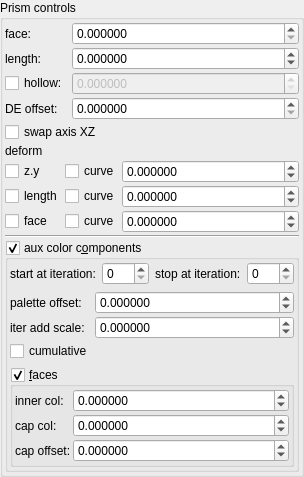
    <widget class="QGroupBox" name="groupBox">
     <property name="title">
      <string>Prism controls</string>
     </property>
     <layout class="QVBoxLayout" name="verticalLayout_3" stretch="0,0,0,0,0">
      <property name="spacing">
       <number>2</number>
      </property>
      <property name="leftMargin">
       <number>2</number>
      </property>
      <property name="topMargin">
       <number>2</number>
      </property>
      <property name="rightMargin">
       <number>2</number>
      </property>
      <property name="bottomMargin">
       <number>2</number>
      </property>
      <item>
       <layout class="QGridLayout" name="gridLayout_14" columnstretch="0,0,1">
        <property name="spacing">
         <number>2</number>
        </property>
        <item row="1" column="2">
         <widget class="MyDoubleSpinBox" name="spinbox_transf_offset_1">
          <property name="sizePolicy">
           <sizepolicy hsizetype="Minimum" vsizetype="Maximum">
            <horstretch>0</horstretch>
            <verstretch>0</verstretch>
           </sizepolicy>
          </property>
          <property name="prefix">
           <string/>
          </property>
          <property name="suffix">
           <string/>
          </property>
          <property name="decimals">
           <number>6</number>
          </property>
          <property name="minimum">
           <double>-100000.000000000000000</double>
          </property>
          <property name="maximum">
           <double>100000.000000000000000</double>
          </property>
          <property name="singleStep">
           <double>0.100000000000000</double>
          </property>
         </widget>
        </item>
        <item row="0" column="2">
         <widget class="MyDoubleSpinBox" name="spinbox_transf_offset_05">
          <property name="sizePolicy">
           <sizepolicy hsizetype="Minimum" vsizetype="Maximum">
            <horstretch>0</horstretch>
            <verstretch>0</verstretch>
           </sizepolicy>
          </property>
          <property name="prefix">
           <string/>
          </property>
          <property name="suffix">
           <string/>
          </property>
          <property name="decimals">
           <number>6</number>
          </property>
          <property name="minimum">
           <double>0.000000000000000</double>
          </property>
          <property name="maximum">
           <double>99.998999999999995</double>
          </property>
          <property name="singleStep">
           <double>0.100000000000000</double>
          </property>
         </widget>
        </item>
        <item row="2" column="2">
         <widget class="MyDoubleSpinBox" name="spinbox_transf_offset_p01">
          <property name="enabled">
           <bool>false</bool>
          </property>
          <property name="sizePolicy">
           <sizepolicy hsizetype="Minimum" vsizetype="Maximum">
            <horstretch>0</horstretch>
            <verstretch>0</verstretch>
           </sizepolicy>
          </property>
          <property name="prefix">
           <string/>
          </property>
          <property name="suffix">
           <string/>
          </property>
          <property name="decimals">
           <number>6</number>
          </property>
          <property name="minimum">
           <double>0.000000000000000</double>
          </property>
          <property name="maximum">
           <double>99.998999999999995</double>
          </property>
          <property name="singleStep">
           <double>0.010000000000000</double>
          </property>
         </widget>
        </item>
        <item row="2" column="0">
         <widget class="MyCheckBox" name="checkBox_transf_function_enabled_false">
          <property name="text">
           <string>hollow:</string>
          </property>
         </widget>
        </item>
        <item row="0" column="0" colspan="2">
         <widget class="QLabel" name="label_110">
          <property name="text">
           <string>face:</string>
          </property>
         </widget>
        </item>
        <item row="1" column="0" colspan="2">
         <widget class="QLabel" name="label_109">
          <property name="text">
           <string>length:</string>
          </property>
         </widget>
        </item>
        <item row="3" column="2">
         <widget class="MyDoubleSpinBox" name="spinbox_analyticDE_offset_0">
          <property name="sizePolicy">
           <sizepolicy hsizetype="Minimum" vsizetype="Maximum">
            <horstretch>0</horstretch>
            <verstretch>0</verstretch>
           </sizepolicy>
          </property>
          <property name="prefix">
           <string/>
          </property>
          <property name="suffix">
           <string/>
          </property>
          <property name="decimals">
           <number>6</number>
          </property>
          <property name="minimum">
           <double>0.000000000000000</double>
          </property>
          <property name="maximum">
           <double>99.989999999999995</double>
          </property>
          <property name="singleStep">
           <double>0.100000000000000</double>
          </property>
         </widget>
        </item>
        <item row="3" column="0">
         <widget class="QLabel" name="label_111">
          <property name="text">
           <string>DE offset:</string>
          </property>
         </widget>
        </item>
       </layout>
      </item>
      <item>
       <widget class="MyCheckBox" name="checkBox_transf_function_enabledSw_false">
        <property name="text">
         <string>swap axis XZ</string>
        </property>
       </widget>
      </item>
      <item>
       <layout class="QGridLayout" name="gridLayout_7" columnstretch="0,0,1">
        <property name="spacing">
         <number>2</number>
        </property>
        <item row="1" column="0">
         <widget class="MyCheckBox" name="checkBox_transf_function_enabledM_false">
          <property name="text">
           <string notr="true">z.y</string>
          </property>
         </widget>
        </item>
        <item row="3" column="0">
         <widget class="MyCheckBox" name="checkBox_transf_function_enabledO_false">
          <property name="text">
           <string>face</string>
          </property>
         </widget>
        </item>
        <item row="2" column="0">
         <widget class="MyCheckBox" name="checkBox_transf_function_enabledN_false">
          <property name="text">
           <string>length</string>
          </property>
         </widget>
        </item>
        <item row="3" column="2">
         <widget class="MyDoubleSpinBox" name="spinbox_transf_scaleB_0">
          <property name="sizePolicy">
           <sizepolicy hsizetype="Minimum" vsizetype="Maximum">
            <horstretch>0</horstretch>
            <verstretch>0</verstretch>
           </sizepolicy>
          </property>
          <property name="prefix">
           <string/>
          </property>
          <property name="suffix">
           <string/>
          </property>
          <property name="decimals">
           <number>6</number>
          </property>
          <property name="minimum">
           <double>-99.998999999999995</double>
          </property>
          <property name="maximum">
           <double>99.998999999999995</double>
          </property>
          <property name="singleStep">
           <double>0.100000000000000</double>
          </property>
         </widget>
        </item>
        <item row="2" column="1">
         <widget class="MyCheckBox" name="checkBox_transf_function_enabledCy_false">
          <property name="text">
           <string>curve</string>
          </property>
         </widget>
        </item>
        <item row="2" column="2">
         <widget class="MyDoubleSpinBox" name="spinbox_transf_scaleA_0">
          <property name="sizePolicy">
           <sizepolicy hsizetype="Minimum" vsizetype="Maximum">
            <horstretch>0</horstretch>
            <verstretch>0</verstretch>
           </sizepolicy>
          </property>
          <property name="prefix">
           <string/>
          </property>
          <property name="suffix">
           <string/>
          </property>
          <property name="decimals">
           <number>6</number>
          </property>
          <property name="minimum">
           <double>-99.998999999999995</double>
          </property>
          <property name="maximum">
           <double>99.998999999999995</double>
          </property>
          <property name="singleStep">
           <double>0.100000000000000</double>
          </property>
         </widget>
        </item>
        <item row="3" column="1">
         <widget class="MyCheckBox" name="checkBox_transf_function_enabledCz_false">
          <property name="text">
           <string>curve</string>
          </property>
         </widget>
        </item>
        <item row="1" column="1">
         <widget class="MyCheckBox" name="checkBox_transf_function_enabledCx_false">
          <property name="text">
           <string>curve</string>
          </property>
         </widget>
        </item>
        <item row="1" column="2">
         <widget class="MyDoubleSpinBox" name="spinbox_transf_scale_0">
          <property name="sizePolicy">
           <sizepolicy hsizetype="Minimum" vsizetype="Maximum">
            <horstretch>0</horstretch>
            <verstretch>0</verstretch>
           </sizepolicy>
          </property>
          <property name="prefix">
           <string/>
          </property>
          <property name="suffix">
           <string/>
          </property>
          <property name="decimals">
           <number>6</number>
          </property>
          <property name="minimum">
           <double>-99.998999999999995</double>
          </property>
          <property name="maximum">
           <double>99.998999999999995</double>
          </property>
          <property name="singleStep">
           <double>0.100000000000000</double>
          </property>
         </widget>
        </item>
        <item row="0" column="0">
         <widget class="QLabel" name="label_115">
          <property name="text">
           <string>deform</string>
          </property>
         </widget>
        </item>
       </layout>
      </item>
      <item>
       <widget class="Line" name="line_3">
        <property name="orientation">
         <enum>Qt::Horizontal</enum>
        </property>
       </widget>
      </item>
      <item>
       <widget class="MyGroupBox" name="groupCheck_fold_color_aux_color_enabled_false">
        <property name="title">
         <string>aux color c&amp;omponents</string>
        </property>
        <property name="checkable">
         <bool>true</bool>
        </property>
        <layout class="QVBoxLayout" name="verticalLayout_11">
         <property name="leftMargin">
          <number>2</number>
         </property>
         <property name="topMargin">
          <number>2</number>
         </property>
         <property name="rightMargin">
          <number>2</number>
         </property>
         <property name="bottomMargin">
          <number>2</number>
         </property>
         <item>
          <layout class="QHBoxLayout" name="horizontalLayout_21" stretch="0,1,0,1">
           <item>
            <widget class="QLabel" name="label_102">
             <property name="text">
              <string>start at iteration:</string>
             </property>
            </widget>
           </item>
           <item>
            <widget class="MySpinBox" name="spinboxInt_fold_color_start_iterations_A">
             <property name="sizePolicy">
              <sizepolicy hsizetype="Minimum" vsizetype="Maximum">
               <horstretch>0</horstretch>
               <verstretch>0</verstretch>
              </sizepolicy>
             </property>
             <property name="minimum">
              <number>0</number>
             </property>
             <property name="maximum">
              <number>999</number>
             </property>
             <property name="value">
              <number>0</number>
             </property>
            </widget>
           </item>
           <item>
            <widget class="QLabel" name="label_74">
             <property name="text">
              <string>stop at iteration:</string>
             </property>
            </widget>
           </item>
           <item>
            <widget class="MySpinBox" name="spinboxInt_fold_color_stop_iterations_A">
             <property name="sizePolicy">
              <sizepolicy hsizetype="Preferred" vsizetype="Maximum">
               <horstretch>0</horstretch>
               <verstretch>0</verstretch>
              </sizepolicy>
             </property>
             <property name="maximum">
              <number>999</number>
             </property>
            </widget>
           </item>
          </layout>
         </item>
         <item>
          <layout class="QGridLayout" name="gridLayout_25" columnstretch="0,1">
           <property name="spacing">
            <number>2</number>
           </property>
           <item row="1" column="1">
            <widget class="MyDoubleSpinBox" name="spinbox4_fold_color_difs_0000_y">
             <property name="sizePolicy">
              <sizepolicy hsizetype="Minimum" vsizetype="Maximum">
               <horstretch>0</horstretch>
               <verstretch>0</verstretch>
              </sizepolicy>
             </property>
             <property name="prefix">
              <string/>
             </property>
             <property name="suffix">
              <string/>
             </property>
             <property name="decimals">
              <number>6</number>
             </property>
             <property name="minimum">
              <double>-99.998999999999995</double>
             </property>
             <property name="maximum">
              <double>99.998999999999995</double>
             </property>
             <property name="singleStep">
              <double>0.100000000000000</double>
             </property>
            </widget>
           </item>
           <item row="2" column="0">
            <widget class="QLabel" name="label_15">
             <property name="text">
              <string>iter add scale:</string>
             </property>
            </widget>
           </item>
           <item row="1" column="0">
            <widget class="QLabel" name="label_17">
             <property name="text">
              <string>palette offset:</string>
             </property>
            </widget>
           </item>
           <item row="2" column="1">
            <widget class="MyDoubleSpinBox" name="spinbox_fold_color_difs0">
             <property name="sizePolicy">
              <sizepolicy hsizetype="Minimum" vsizetype="Maximum">
               <horstretch>0</horstretch>
               <verstretch>0</verstretch>
              </sizepolicy>
             </property>
             <property name="prefix">
              <string/>
             </property>
             <property name="suffix">
              <string/>
             </property>
             <property name="decimals">
              <number>6</number>
             </property>
             <property name="minimum">
              <double>-99.998999999999995</double>
             </property>
             <property name="maximum">
              <double>99.998999999999995</double>
             </property>
             <property name="singleStep">
              <double>0.100000000000000</double>
             </property>
            </widget>
           </item>
           <item row="3" column="0">
            <widget class="MyCheckBox" name="checkBox_fold_color_aux_color_enabledB_false">
             <property name="text">
              <string notr="true">cumulative</string>
             </property>
            </widget>
           </item>
          </layout>
         </item>
         <item>
          <widget class="MyGroupBox" name="groupCheck_fold_color_aux_color_enabledA_false">
           <property name="title">
            <string>&amp;faces</string>
           </property>
           <property name="checkable">
            <bool>true</bool>
           </property>
           <layout class="QVBoxLayout" name="verticalLayout_15" stretch="0">
            <property name="spacing">
             <number>2</number>
            </property>
            <property name="leftMargin">
             <number>2</number>
            </property>
            <property name="topMargin">
             <number>2</number>
            </property>
            <property name="rightMargin">
             <number>2</number>
            </property>
            <property name="bottomMargin">
             <number>2</number>
            </property>
            <item>
             <layout class="QGridLayout" name="gridLayout_6" columnstretch="0,1">
              <property name="spacing">
               <number>2</number>
              </property>
              <item row="0" column="0">
               <widget class="QLabel" name="label_289">
                <property name="text">
                 <string>inner col:</string>
                </property>
               </widget>
              </item>
              <item row="2" column="0">
               <widget class="QLabel" name="label_290">
                <property name="text">
                 <string>cap offset:</string>
                </property>
               </widget>
              </item>
              <item row="0" column="1">
               <widget class="MyDoubleSpinBox" name="spinbox4_fold_color_difs_0000_z">
                <property name="sizePolicy">
                 <sizepolicy hsizetype="Minimum" vsizetype="Maximum">
                  <horstretch>0</horstretch>
                  <verstretch>0</verstretch>
                 </sizepolicy>
                </property>
                <property name="prefix">
                 <string/>
                </property>
                <property name="suffix">
                 <string/>
                </property>
                <property name="decimals">
                 <number>6</number>
                </property>
                <property name="minimum">
                 <double>-99.998999999999995</double>
                </property>
                <property name="maximum">
                 <double>99.998999999999995</double>
                </property>
                <property name="singleStep">
                 <double>0.100000000000000</double>
                </property>
               </widget>
              </item>
              <item row="1" column="1">
               <widget class="MyDoubleSpinBox" name="spinbox4_fold_color_difs_0000_w">
                <property name="sizePolicy">
                 <sizepolicy hsizetype="Minimum" vsizetype="Maximum">
                  <horstretch>0</horstretch>
                  <verstretch>0</verstretch>
                 </sizepolicy>
                </property>
                <property name="prefix">
                 <string/>
                </property>
                <property name="suffix">
                 <string/>
                </property>
                <property name="decimals">
                 <number>6</number>
                </property>
                <property name="minimum">
                 <double>-99.998999999999995</double>
                </property>
                <property name="maximum">
                 <double>99.998999999999995</double>
                </property>
                <property name="singleStep">
                 <double>0.100000000000000</double>
                </property>
               </widget>
              </item>
              <item row="1" column="0">
               <widget class="QLabel" name="label_179">
                <property name="text">
                 <string>cap col:</string>
                </property>
               </widget>
              </item>
              <item row="2" column="1">
               <widget class="MyDoubleSpinBox" name="spinbox4_fold_color_difs_0000_x">
                <property name="sizePolicy">
                 <sizepolicy hsizetype="Minimum" vsizetype="Maximum">
                  <horstretch>0</horstretch>
                  <verstretch>0</verstretch>
                 </sizepolicy>
                </property>
                <property name="prefix">
                 <string/>
                </property>
                <property name="suffix">
                 <string/>
                </property>
                <property name="decimals">
                 <number>6</number>
                </property>
                <property name="minimum">
                 <double>-99.998999999999995</double>
                </property>
                <property name="maximum">
                 <double>99.998999999999995</double>
                </property>
                <property name="singleStep">
                 <double>0.100000000000000</double>
                </property>
                <property name="value">
                 <double>0.000000000000000</double>
                </property>
               </widget>
              </item>
             </layout>
            </item>
           </layout>
          </widget>
         </item>
        </layout>
       </widget>
      </item>
     </layout>
    </widget>
